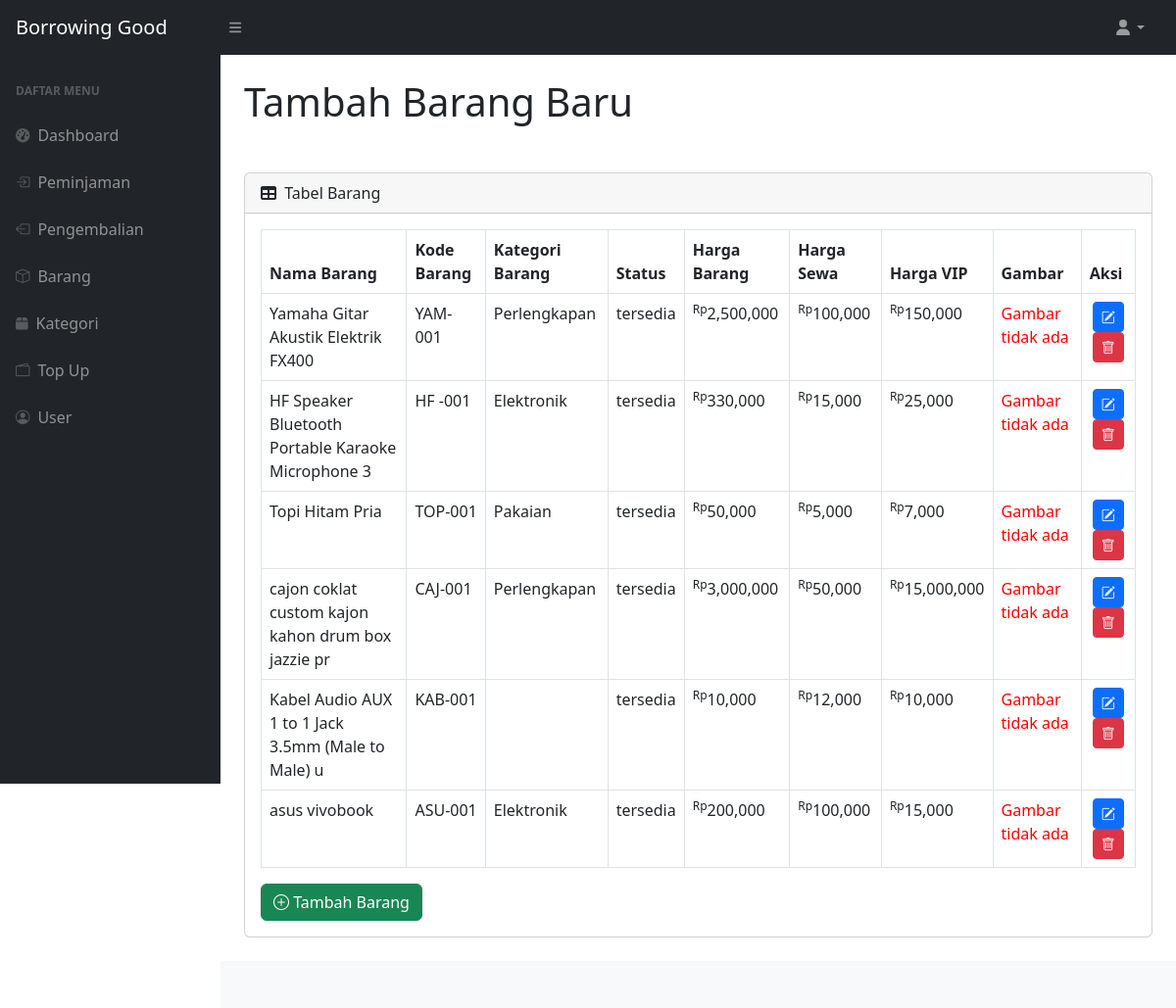
Screenshot of /tambah_barang.php with the database file from the repository.
### tables this page shows
CREATE TABLE `barang` (
  `id` int(11) NOT NULL,
  `nama_barang` varchar(50) NOT NULL,
  `kode_barang` varchar(12) NOT NULL,
  `kategori_brg` varchar(15) NOT NULL,
  `status_brg` varchar(30) DEFAULT 'tersedia',
  `harga_barang` int(11) NOT NULL,
  `harga_sewa` int(11) NOT NULL,
  `harga_vip` int(11) NOT NULL,
  `foto` varchar(255) DEFAULT NULL
);

### tambah_barang.php (the view, shortened to what this page needs)
<?php include 'includes/header.php'?>
<?php include 'includes/topNav.php'?>
<div id="layoutSidenav">
    <?php include 'includes/navbar.php'; ?>
    <div id="layoutSidenav_content">
        <main>
            <div class="container-fluid px-4">
                <h1 class = "pt-4">Tambah Barang Baru</h1>
            <div class="card mb-4 mt-5">
                    <div class="card-header">
                        <i class="fas fa-table me-1"></i>
                        Tabel Barang
                    </div>
                    <div class="card-body">
                        <table id="datatablesSimple" class = "table table-bordered">
                            <thead>
                                <tr>
                                    <th>Nama Barang</th>
                                    <th>Kode Barang</th>
                                    <th>Kategori Barang</th>
                                    <th>Status</th>
                                    <th>Harga Barang</th>
                                    <th>Harga Sewa</th>
                                    <th>Harga VIP</th>
                                    <th>Gambar</th>
                                    <th>Aksi</th>
                                </tr>
                            </thead>
                            <tbody>
                                <?php
                                    $query = mysqli_query($conn, "SELECT * FROM barang");
                                    while($row = mysqli_fetch_assoc($query)) {
                                ?>
                                    <tr>
                                        <td><?= $row['nama_barang'] ?></td>
                                        <td><?= $row['kode_barang'] ?></td>
                                        <td><?= $row['kategori_brg'] ?></td>
                                        <td><?= $row['status_brg'] ?></td>
                                        <td><sup>Rp</sup><?= number_format($row['harga_barang']) ?></td>
                                        <td><sup>Rp</sup><?= number_format($row['harga_sewa']) ?></td>
                                        <td><sup>Rp</sup><?= number_format($row['harga_vip']) ?></td>
                                        <td>
                                            <?php if (!empty($row['foto']) && file_exists('uploads/' . $row['foto'])): ?>
                                                <img src="uploads/<?php echo $row['foto']; ?>" width="60">
                                            <?php else: ?>
                                                <span style="color:red;">Gambar tidak ada</span>
                                            <?php endif; ?>
                                        </td>
                                        <td class="text-center">
                                        <button class="btn btn-sm btn-primary" onclick="editData(<?= $row['id'] ?>)" title="Edit">
                                            <i class="bi bi-pencil-square"></i>
                                        </button>
                                            <button class="btn btn-sm btn-danger" data-bs-toggle="modal" data-bs-target="#hapusModal" onclick="setDeleteId(<?= $row['id'] ?>)" title="Hapus">
                                                <i class="bi bi-trash"></i>
                                            </button>
                                        </td>
                                    </tr>
                                <?php } ?>
                            </tbody>
                        </table>
                        <div class="mt-3">
                            <button class="btn btn-success" data-bs-toggle="modal" data-bs-target="#tambahModal">
                                <i class="bi bi-plus-circle"></i> Tambah Barang
                            </button>
                        </div>
                    </div>
                </div>
            </div>
        </main>
        <?php
        include 'includes/footer.php';
        ?>

### rows the page displays
barang: nama_barang "Yamaha Gitar Akustik Elektrik FX400", kode_barang "YAM-001", kategori_brg "Perlengkapan", status_brg "tersedia", harga_barang "2,500,000", harga_sewa "100,000", harga_vip "150,000", shows "Gambar tidak ada"
barang: nama_barang "HF Speaker Bluetooth Portable Karaoke Microphone 3", kode_barang "HF -001", kategori_brg "Elektronik", status_brg "tersedia", harga_barang "330,000", harga_sewa "15,000", harga_vip "25,000", shows "Gambar tidak ada"
barang: nama_barang "Topi Hitam Pria", kode_barang "TOP-001", kategori_brg "Pakaian", status_brg "tersedia", harga_barang "50,000", harga_sewa "5,000", harga_vip "7,000", foto "Gambar tidak ada"
barang: nama_barang "cajon coklat custom kajon kahon drum box jazzie pr", kode_barang "CAJ-001", kategori_brg "Perlengkapan", status_brg "tersedia", harga_barang "3,000,000", harga_sewa "50,000", harga_vip "15,000,000", foto "Gambar tidak ada"
barang: nama_barang "Kabel Audio AUX 1 to 1 Jack 3.5mm (Male to Male) u", kode_barang "KAB-001", status_brg "tersedia", harga_barang "10,000", harga_sewa "12,000", harga_vip "10,000", shows "Gambar tidak ada"
barang: nama_barang "asus vivobook", kode_barang "ASU-001", kategori_brg "Elektronik", status_brg "tersedia", harga_barang "200,000", harga_sewa "100,000", harga_vip "15,000", shows "Gambar tidak ada"
